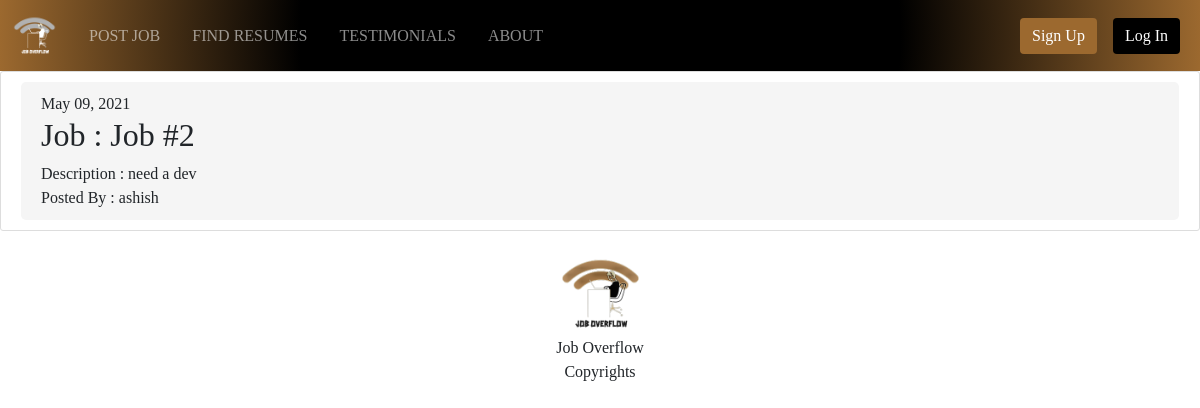
Screenshot of /jobs/applications/2/ with the database file from the repository.
### jobs/models.py (models this page shows, shortened)
class JobApplication(models.Model):
    job = models.ForeignKey(
        JobPost, related_name='job_application', on_delete=models.CASCADE)
    applicant = models.ForeignKey(
        User, related_name='job_applicant', on_delete=models.CASCADE)
    date_applied = models.DateTimeField(default=timezone.now)
    full_name = models.CharField(max_length=200, blank=False)
    address = models.CharField(max_length=255, blank=False)
    resume = models.FileField(
        null=True, upload_to="applicant_resumes", blank=True)
    email = models.EmailField(blank=False)
    additional_info = models.CharField(max_length=500, blank=True)

class JobPost(models.Model):
    title = models.CharField(max_length=200)
    description = models.TextField()
    recruiter = models.ForeignKey(User, on_delete=models.CASCADE)
    company = models.CharField(max_length=200, default="", null=True)
    stipend = models.FloatField(blank=True, null=True)
    location = models.CharField(max_length=255)
    link = models.URLField(null=True, blank=True)
    date_posted = models.DateTimeField(default=timezone.now)
    skills_req = models.CharField(
        max_length=200, default="No skills required.", null=True)

### jobs/views.py (the view)
class JobApplicationDetailView(DetailView):
    model = JobApplication
    def get_context_data(self, **kwargs):
        context = super(JobApplicationDetailView,
                        self).get_context_data(**kwargs)
        logged_user = self.request.user
        application = self.get_object()
        if logged_user == application.job.recruiter:
            context['is_recruiter'] = 1
        return context

### jobs/templates/jobs/jobapplication_detail.html (shortened to what this page needs)
{% extends 'jobs/base.html' %} {% block content %}
<article class="content-section">
	<div class="job-update">
		<div>
			<p>{{ object.date_applied | date:"F d, Y" }}</p>
		</div>
		<h2 class="article-title">Job : {{ object.job.title }}</h2>
		<p class="article-content">Description : {{ object.job.description }}</p>
		<p class="font-weight-light">Posted By : {{ object.job.recruiter }}</p>
	</div>
</article>
{% endblock content %}

### jobs/static/jobs/main.css (style rules this page uses)
* { margin: 0; padding: 0; font-family: "Bree Serif", serif; }
.job-update { background: whitesmoke; padding: 10px 20px; border-radius: 5px; }
.job-update p { margin-bottom: 0 !important; }
.content-section { background: #ffffff; padding: 10px 20px; border: 1px solid #dddddd; border-radius: 3px; margin-bottom: 20px; }

### rows the page displays
JobApplication: date_applied "May 09, 2021", job "Job #2", job.description "need a dev", job.recruiter "ashish"
